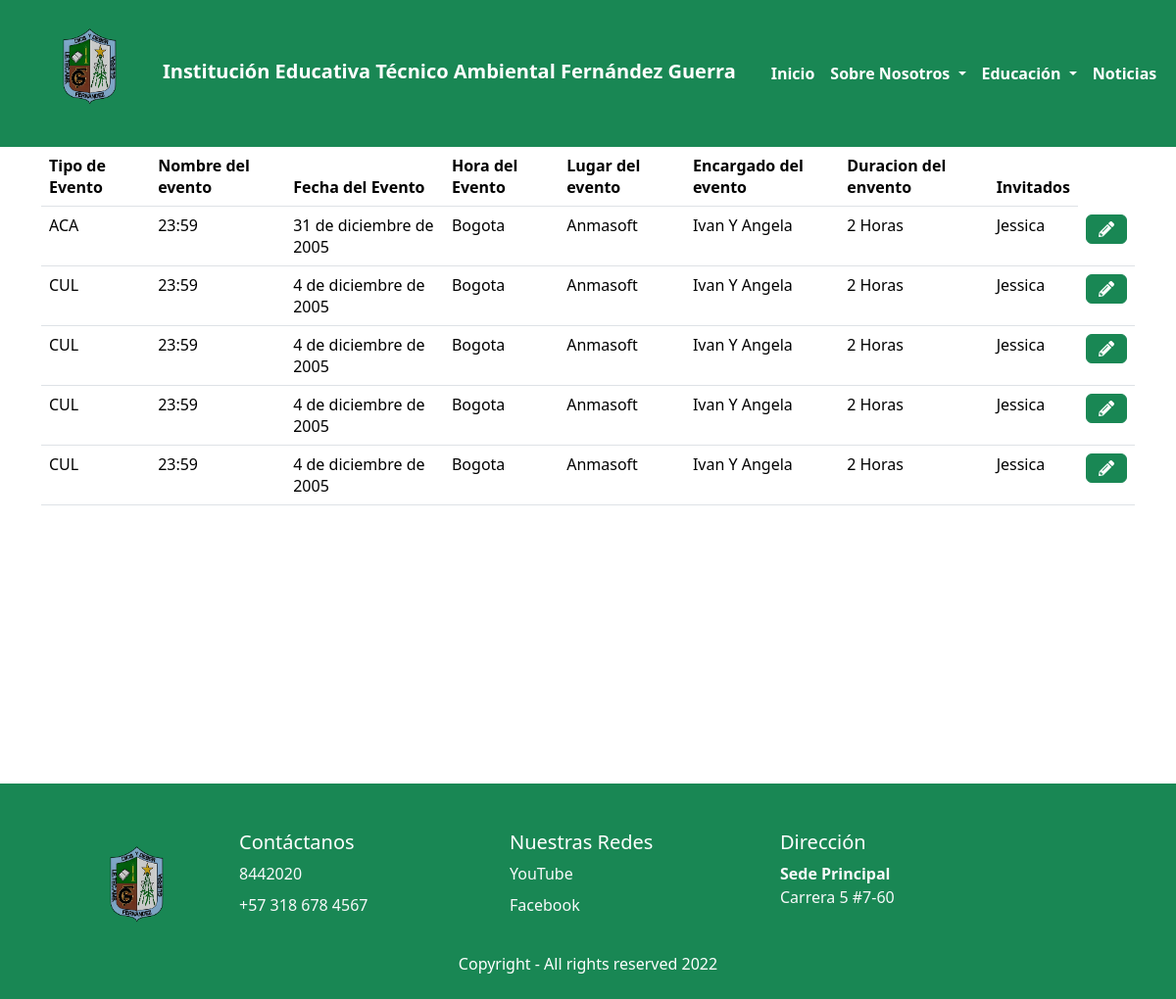
Page /eventos/ on the earlier database version.
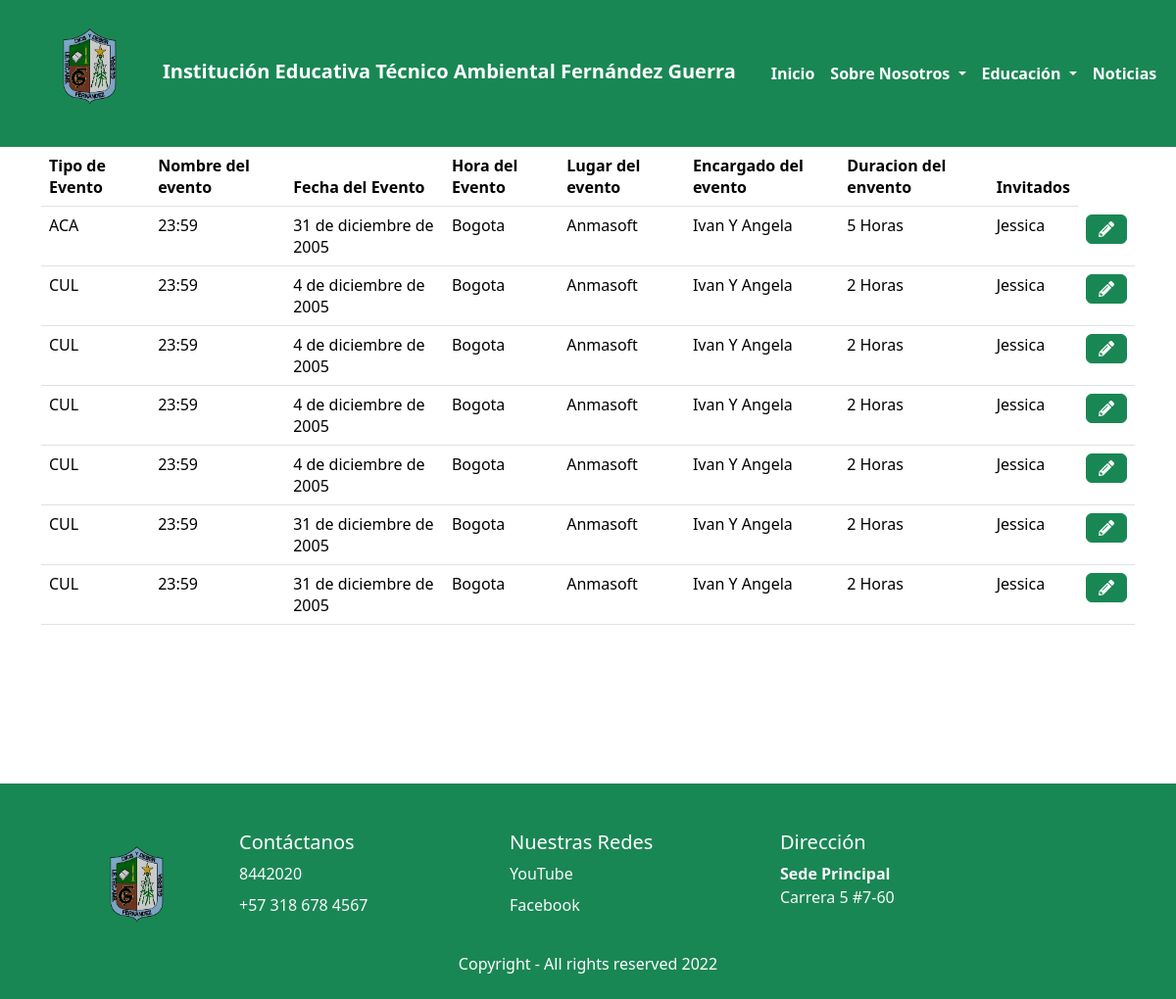
Same page on the later database version.
### eventos/models.py (models this page shows)
class Evento(models.Model):
    class TipoEvento(models.TextChoices):
        Cultural='CUL', _('Evento Cultural')
        Academico='ACA', _('Evento Academico')
        Pedagogico='PEDA', _('Evento Pedagogico')
        Recreativo='RECRE', _('Evento Recreativo')
    TipoEvento=models.CharField(max_length=20, choices=TipoEvento.choices , default=TipoEvento.Cultural, verbose_name="Tipo de Evento")
    nombreEve=models.CharField(max_length=60, verbose_name="Nombre del evento")
    fechaEve=models.DateField(verbose_name="Fecha del Evento", help_text=u"MM/DD/AAAA")
    horaEve=models.TimeField(verbose_name="Hora del Evento", help_text=u"00:00:00")
    lugarEve=models.CharField(max_length=60, verbose_name="Lugar del Evento")
    encagEve=models.CharField(max_length=60, verbose_name="Encargados del Evento")
    duracionEve=models.CharField(max_length=60, verbose_name="Duración del Evento")
    invitados=models.CharField(max_length=60, verbose_name="Invitados al Evento")
    usuario=models.ForeignKey(Usuario, on_delete=models.CASCADE,verbose_name='Usuario')

### eventos/views.py (the view)
# urls.py: path('',evento,name="evento"),
def evento(request):
    titulo="Evento"
    eventos= Evento.objects.all()
    context={
        'titulo':titulo,
        'eventos':eventos
}
    return render(request,'eventos/evento.html',context)

### base/Templates/eventos/evento.html
{% extends 'partials/body.html' %}
{% block contenido %}
<table class="table">
    <thead>
    <tr>
      <th scope="col">Tipo de Evento</th>
      <th scope="col">Nombre del evento</th>
      <th scope="col">Fecha del Evento</th>
      <th scope="col">Hora del Evento</th>
      <th scope="col">Lugar del evento</th>
      <th scope="col">Encargado del evento</th>
      <th scope="col">Duracion del envento</th>
      <th scope="col">Invitados</th>
    </tr>
    </thead>
    <tbody>
        {% for evento in eventos %}
        <tr>
            <td>{{evento.TipoEvento}}</td>
            <td>{{evento.horaEve}}</td>
            <td>{{evento.fechaEve}}</td>
            <td>{{evento.lugarEve}}</td>
            <td>{{evento.nombreEve}}</td>
            <td>{{evento.encagEve}}</td>
            <td>{{evento.duracionEve}}</td>
            <td>{{evento.invitados}}</td>
            <td><a class="btn btn-success" href="{% url 'eventos-editar' evento.id %}"><i class="fas fa-pencil-alt"></i></a></td>
        </tr>
        {% endfor %}
    </tbody>
    </table>
{% endblock contenido %}

Differences in the rows shown:
changed Evento "ACA": duracionEve "2 Horas" → "5 Horas"
added Evento: TipoEvento "CUL", horaEve "23:59", fechaEve "31 de diciembre de 2005", lugarEve "Bogota", nombreEve "Anmasoft", encagEve "Ivan Y Angela", duracionEve "2 Horas", invitados "Jessica"
added Evento: TipoEvento "CUL", horaEve "23:59", fechaEve "31 de diciembre de 2005", lugarEve "Bogota", nombreEve "Anmasoft", encagEve "Ivan Y Angela", duracionEve "2 Horas", invitados "Jessica"
